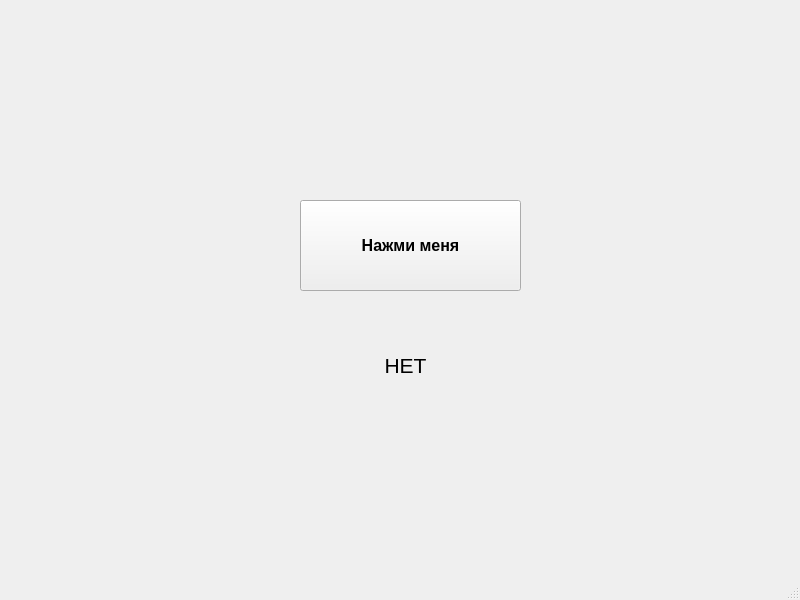
<?xml version="1.0" encoding="UTF-8"?>
<ui version="4.0">
 <class>MainWindow</class>
 <widget class="QMainWindow" name="MainWindow">
  <property name="geometry">
   <rect>
    <x>0</x>
    <y>0</y>
    <width>800</width>
    <height>600</height>
   </rect>
  </property>
  <property name="windowTitle">
   <string>MainWindow</string>
  </property>
  <widget class="QWidget" name="centralwidget">
   <widget class="QPushButton" name="pushButton">
    <property name="geometry">
     <rect>
      <x>300</x>
      <y>200</y>
      <width>221</width>
      <height>91</height>
     </rect>
    </property>
    <property name="font">
     <font>
      <pointsize>12</pointsize>
      <weight>75</weight>
      <bold>true</bold>
     </font>
    </property>
    <property name="cursor">
     <cursorShape>PointingHandCursor</cursorShape>
    </property>
    <property name="text">
     <string>Нажми меня</string>
    </property>
   </widget>
   <widget class="QLabel" name="label">
    <property name="geometry">
     <rect>
      <x>320</x>
      <y>320</y>
      <width>171</width>
      <height>91</height>
     </rect>
    </property>
    <property name="font">
     <font>
      <pointsize>16</pointsize>
     </font>
    </property>
    <property name="text">
     <string>НЕТ</string>
    </property>
    <property name="alignment">
     <set>Qt::AlignCenter</set>
    </property>
   </widget>
  </widget>
  <widget class="QMenuBar" name="menubar">
   <property name="geometry">
    <rect>
     <x>0</x>
     <y>0</y>
     <width>800</width>
     <height>26</height>
    </rect>
   </property>
  </widget>
  <widget class="QStatusBar" name="statusbar"/>
 </widget>
 <resources/>
 <connections/>
</ui>
